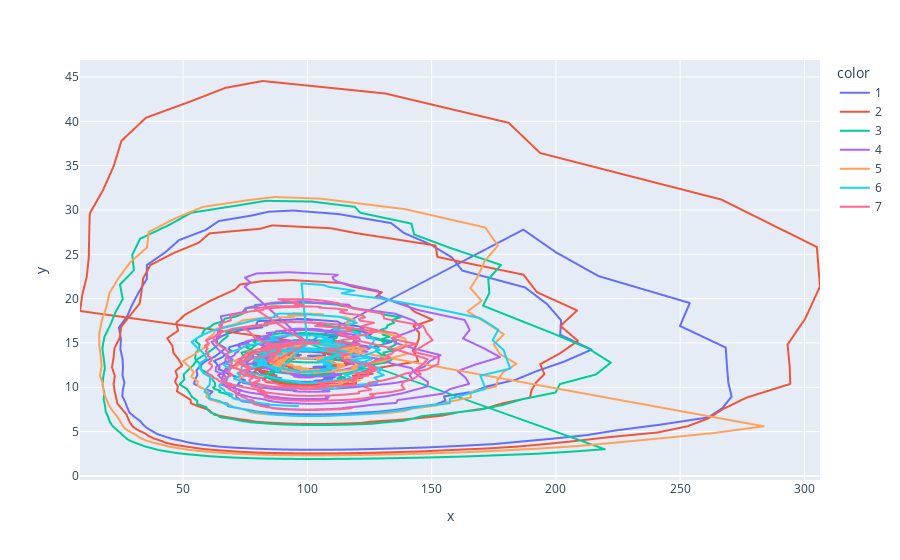

The cell this chart's notebook holds for it:
### Code cell
df = pd.DataFrame(records)

# Drop all intermediate substeps
first_ind = (df.substep == 0) & (df.timestep == 0)
last_ind = df.substep == max(df.substep)
inds_to_drop = (first_ind | last_ind)
df = df.loc[inds_to_drop].drop(columns=['substep'])

# Attribute parameters to each row
df = df.assign(**configs[0].sim_config['M'])
for i, (_, n_df) in enumerate(df.groupby(['simulation', 'subset', 'run'])):
    df.loc[n_df.index] = n_df.assign(**configs[i].sim_config['M'])

fig = px.line(df.query('dt == 0.1'),
              x=df.prey_population,
              y=df.predator_population,
              color=df.run.astype(str))

fig.show()

### Figure 1 — Plotly figure (JSON) as saved in the notebook; plotly's stock layout.template omitted (floating-point values rounded to 4 significant figures; data arrays with more than 128 entries replaced by an {"elided": "..."} marker saying what was removed)
{"data": [{"hovertemplate": "color=1<br>x=%{x}<br>y=%{y}<extra></extra>", "legendgroup": "1", "line": {"color": "#636efa", "dash": "solid"}, "mode": "lines", "name": "1", "showlegend": true, "type": "scattergl", "x": {"elided": "603 float values"}, "xaxis": "x", "y": {"elided": "603 float values"}, "yaxis": "y"}, {"hovertemplate": "color=2<br>x=%{x}<br>y=%{y}<extra></extra>", "legendgroup": "2", "line": {"color": "#EF553B", "dash": "solid"}, "mode": "lines", "name": "2", "showlegend": true, "type": "scattergl", "x": {"elided": "603 float values"}, "xaxis": "x", "y": {"elided": "603 float values"}, "yaxis": "y"}, {"hovertemplate": "color=3<br>x=%{x}<br>y=%{y}<extra></extra>", "legendgroup": "3", "line": {"color": "#00cc96", "dash": "solid"}, "mode": "lines", "name": "3", "showlegend": true, "type": "scattergl", "x": {"elided": "603 float values"}, "xaxis": "x", "y": {"elided": "603 float values"}, "yaxis": "y"}, {"hovertemplate": "color=4<br>x=%{x}<br>y=%{y}<extra></extra>", "legendgroup": "4", "line": {"color": "#ab63fa", "dash": "solid"}, "mode": "lines", "name": "4", "showlegend": true, "type": "scattergl", "x": {"elided": "603 float values"}, "xaxis": "x", "y": {"elided": "603 float values"}, "yaxis": "y"}, {"hovertemplate": "color=5<br>x=%{x}<br>y=%{y}<extra></extra>", "legendgroup": "5", "line": {"color": "#FFA15A", "dash": "solid"}, "mode": "lines", "name": "5", "showlegend": true, "type": "scattergl", "x": {"elided": "603 float values"}, "xaxis": "x", "y": {"elided": "603 float values"}, "yaxis": "y"}, {"hovertemplate": "color=6<br>x=%{x}<br>y=%{y}<extra></extra>", "legendgroup": "6", "line": {"color": "#19d3f3", "dash": "solid"}, "mode": "lines", "name": "6", "showlegend": true, "type": "scattergl", "x": {"elided": "603 float values"}, "xaxis": "x", "y": {"elided": "603 float values"}, "yaxis": "y"}, {"hovertemplate": "color=7<br>x=%{x}<br>y=%{y}<extra></extra>", "legendgroup": "7", "line": {"color": "#FF6692", "dash": "solid"}, "mode": "lines", "name": "7", "showlegend": true, "type": "scattergl", "x": {"elided": "603 float values"}, "xaxis": "x", "y": {"elided": "603 float values"}, "yaxis": "y"}], "layout": {"autosize": true, "legend": {"title": {"text": "color"}, "tracegroupgap": 0}, "margin": {"t": 60}, "xaxis": {"anchor": "y", "autorange": true, "domain": [0, 1], "range": [8.516, 306.3], "title": {"text": "x"}, "type": "linear"}, "yaxis": {"anchor": "x", "autorange": true, "domain": [0, 1], "range": [-0.4598, 46.92], "title": {"text": "y"}, "type": "linear"}}}
